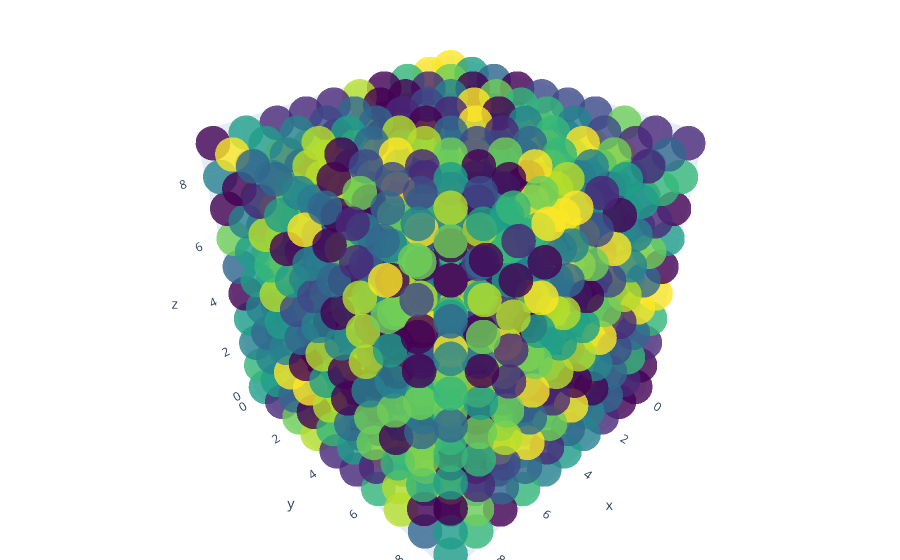

Source (notebook cell):
### Code cell


### Figure 1 — Plotly figure (JSON) as saved in the notebook; plotly's stock layout.template omitted (floating-point values rounded to 4 significant figures; data arrays with more than 128 entries replaced by an {"elided": "..."} marker saying what was removed)
{"data": [{"marker": {"color": {"elided": "1000 int values"}, "colorscale": [[0, "#440154"], [0.1111, "#482878"], [0.2222, "#3e4989"], [0.3333, "#31688e"], [0.4444, "#26828e"], [0.5556, "#1f9e89"], [0.6667, "#35b779"], [0.7778, "#6ece58"], [0.8889, "#b5de2b"], [1, "#fde725"]], "opacity": 0.8, "size": 12}, "mode": "markers", "type": "scatter3d", "x": {"elided": "1000 int values"}, "y": {"elided": "1000 int values"}, "z": {"elided": "1000 int values"}}], "layout": {"margin": {"b": 0, "l": 0, "r": 0, "t": 0}}}
